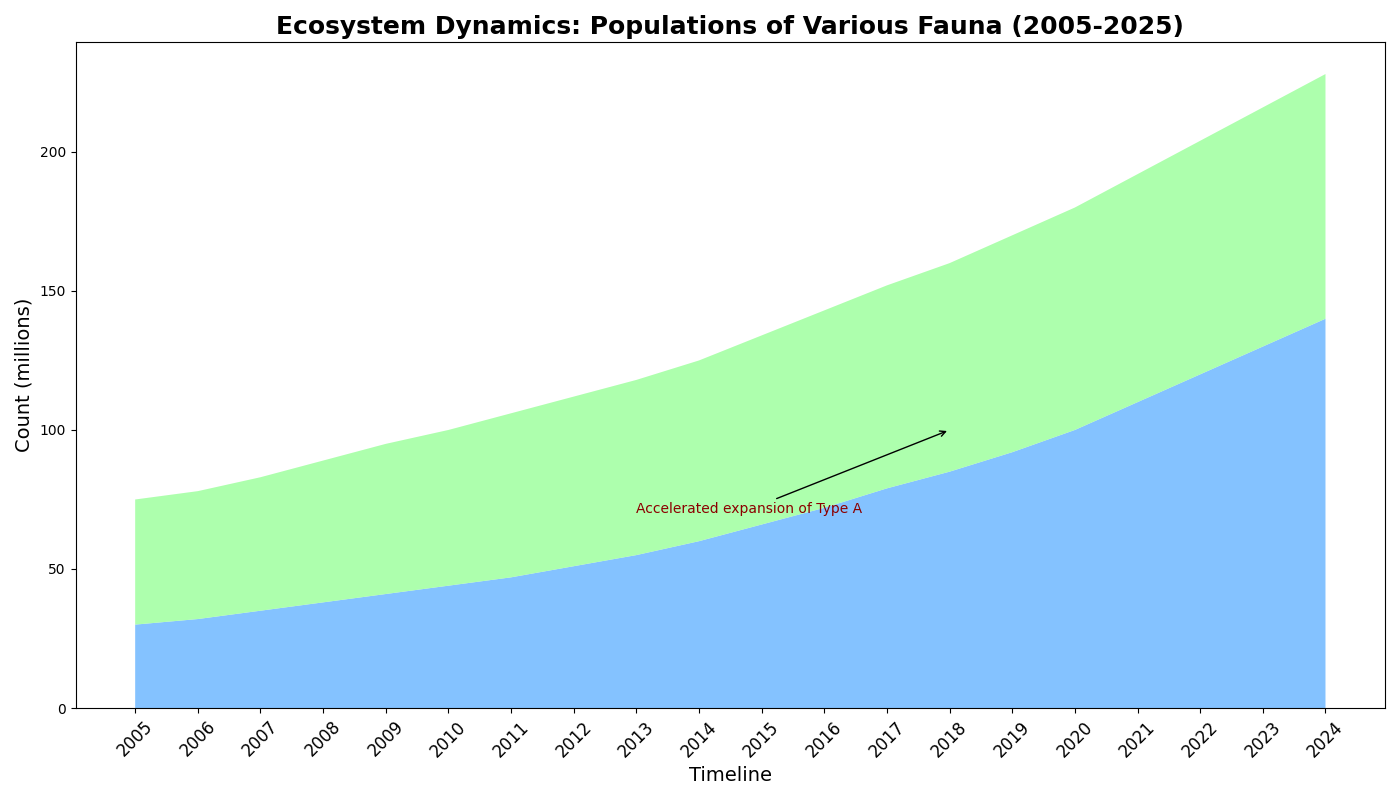

Here is the Python script that generated this plot:
import matplotlib.pyplot as plt
import numpy as np

years = np.arange(2005, 2025)

species_a = np.array([30, 32, 35, 38, 41, 44, 47, 51, 55, 60, 66, 72, 79, 85, 92, 100, 110, 120, 130, 140])
species_b = np.array([45, 46, 48, 51, 54, 56, 59, 61, 63, 65, 68, 71, 73, 75, 78, 80, 82, 84, 86, 88])

population_data = np.vstack([species_a, species_b])

fig, ax1 = plt.subplots(figsize=(14, 8))

ax1.stackplot(years, population_data, colors=['#66b3ff', '#99ff99'], alpha=0.8)

ax1.set_title('Ecosystem Dynamics: Populations of Various Fauna (2005-2025)', fontsize=18, fontweight='bold')
ax1.set_xlabel('Timeline', fontsize=14)
ax1.set_ylabel('Count (millions)', fontsize=14)

ax1.set_xticks(years)
ax1.set_xticklabels(years, rotation=45, fontsize=12)

ax1.annotate('Accelerated expansion of Type A', xy=(2018, 100), xytext=(2013, 70),
             arrowprops=dict(facecolor='black', arrowstyle='->'), fontsize=10, color='darkred')

plt.tight_layout()

plt.show()
